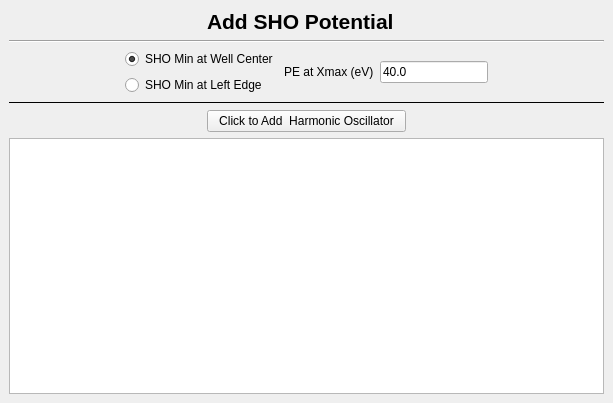
<?xml version="1.0" encoding="UTF-8"?>
<ui version="4.0">
 <class>AddSHODock</class>
 <widget class="QDockWidget" name="AddSHODock">
  <property name="geometry">
   <rect>
    <x>0</x>
    <y>0</y>
    <width>613</width>
    <height>403</height>
   </rect>
  </property>
  <property name="minimumSize">
   <size>
    <width>358</width>
    <height>336</height>
   </size>
  </property>
  <property name="features">
   <set>QDockWidget::DockWidgetFloatable|QDockWidget::DockWidgetMovable</set>
  </property>
  <property name="windowTitle">
   <string>Add Simple Harmonic Oscillator Potential</string>
  </property>
  <widget class="QWidget" name="dockWidgetContents">
   <layout class="QVBoxLayout" name="verticalLayout_2">
    <item>
     <layout class="QHBoxLayout" name="horizontalLayout_2">
      <item>
       <spacer name="horizontalSpacer_2">
        <property name="orientation">
         <enum>Qt::Horizontal</enum>
        </property>
        <property name="sizeHint" stdset="0">
         <size>
          <width>40</width>
          <height>20</height>
         </size>
        </property>
       </spacer>
      </item>
      <item>
       <widget class="QLabel" name="l_sho">
        <property name="sizePolicy">
         <sizepolicy hsizetype="Expanding" vsizetype="Fixed">
          <horstretch>0</horstretch>
          <verstretch>0</verstretch>
         </sizepolicy>
        </property>
        <property name="font">
         <font>
          <pointsize>16</pointsize>
          <weight>75</weight>
          <bold>true</bold>
         </font>
        </property>
        <property name="text">
         <string>Add SHO Potential </string>
        </property>
        <property name="textFormat">
         <enum>Qt::AutoText</enum>
        </property>
        <property name="scaledContents">
         <bool>true</bool>
        </property>
        <property name="wordWrap">
         <bool>true</bool>
        </property>
       </widget>
      </item>
      <item>
       <spacer name="horizontalSpacer">
        <property name="orientation">
         <enum>Qt::Horizontal</enum>
        </property>
        <property name="sizeHint" stdset="0">
         <size>
          <width>40</width>
          <height>20</height>
         </size>
        </property>
       </spacer>
      </item>
     </layout>
    </item>
    <item>
     <widget class="Line" name="line">
      <property name="orientation">
       <enum>Qt::Horizontal</enum>
      </property>
     </widget>
    </item>
    <item>
     <layout class="QFormLayout" name="formLayout"/>
    </item>
    <item>
     <layout class="QHBoxLayout" name="horizontalLayout">
      <item>
       <spacer name="horizontalSpacer_5">
        <property name="orientation">
         <enum>Qt::Horizontal</enum>
        </property>
        <property name="sizeHint" stdset="0">
         <size>
          <width>40</width>
          <height>20</height>
         </size>
        </property>
       </spacer>
      </item>
      <item>
       <layout class="QVBoxLayout" name="verticalLayout">
        <item>
         <widget class="QRadioButton" name="rb_center">
          <property name="sizePolicy">
           <sizepolicy hsizetype="Expanding" vsizetype="Fixed">
            <horstretch>0</horstretch>
            <verstretch>0</verstretch>
           </sizepolicy>
          </property>
          <property name="text">
           <string>SHO Min at Well Center</string>
          </property>
          <property name="checked">
           <bool>true</bool>
          </property>
         </widget>
        </item>
        <item>
         <widget class="QRadioButton" name="rb_left">
          <property name="sizePolicy">
           <sizepolicy hsizetype="Expanding" vsizetype="Fixed">
            <horstretch>0</horstretch>
            <verstretch>0</verstretch>
           </sizepolicy>
          </property>
          <property name="text">
           <string>SHO Min at Left Edge</string>
          </property>
         </widget>
        </item>
       </layout>
      </item>
      <item>
       <layout class="QFormLayout" name="formLayout_2">
        <property name="formAlignment">
         <set>Qt::AlignCenter</set>
        </property>
        <item row="0" column="0">
         <widget class="QLabel" name="label">
          <property name="text">
           <string>PE at Xmax (eV)</string>
          </property>
         </widget>
        </item>
        <item row="0" column="1">
         <widget class="QLineEdit" name="le_vxmax">
          <property name="sizePolicy">
           <sizepolicy hsizetype="Preferred" vsizetype="Fixed">
            <horstretch>0</horstretch>
            <verstretch>0</verstretch>
           </sizepolicy>
          </property>
          <property name="text">
           <string>40.0</string>
          </property>
         </widget>
        </item>
       </layout>
      </item>
      <item>
       <spacer name="horizontalSpacer_4">
        <property name="orientation">
         <enum>Qt::Horizontal</enum>
        </property>
        <property name="sizeHint" stdset="0">
         <size>
          <width>40</width>
          <height>20</height>
         </size>
        </property>
       </spacer>
      </item>
     </layout>
    </item>
    <item>
     <widget class="Line" name="line_2">
      <property name="frameShadow">
       <enum>QFrame::Plain</enum>
      </property>
      <property name="lineWidth">
       <number>1</number>
      </property>
      <property name="orientation">
       <enum>Qt::Horizontal</enum>
      </property>
     </widget>
    </item>
    <item>
     <layout class="QHBoxLayout" name="horizontalLayout_3">
      <item>
       <spacer name="horizontalSpacer_6">
        <property name="orientation">
         <enum>Qt::Horizontal</enum>
        </property>
        <property name="sizeHint" stdset="0">
         <size>
          <width>40</width>
          <height>20</height>
         </size>
        </property>
       </spacer>
      </item>
      <item>
       <widget class="QPushButton" name="pb_ok">
        <property name="sizePolicy">
         <sizepolicy hsizetype="Expanding" vsizetype="Fixed">
          <horstretch>0</horstretch>
          <verstretch>0</verstretch>
         </sizepolicy>
        </property>
        <property name="text">
         <string>Click to Add  Harmonic Oscillator</string>
        </property>
       </widget>
      </item>
      <item>
       <spacer name="horizontalSpacer_3">
        <property name="orientation">
         <enum>Qt::Horizontal</enum>
        </property>
        <property name="sizeHint" stdset="0">
         <size>
          <width>40</width>
          <height>20</height>
         </size>
        </property>
       </spacer>
      </item>
     </layout>
    </item>
    <item>
     <layout class="QHBoxLayout" name="horizontalLayout_4">
      <item>
       <widget class="QTextEdit" name="te_addsho">
        <property name="font">
         <font>
          <weight>50</weight>
          <bold>false</bold>
         </font>
        </property>
       </widget>
      </item>
     </layout>
    </item>
   </layout>
  </widget>
 </widget>
 <resources/>
 <connections/>
</ui>
